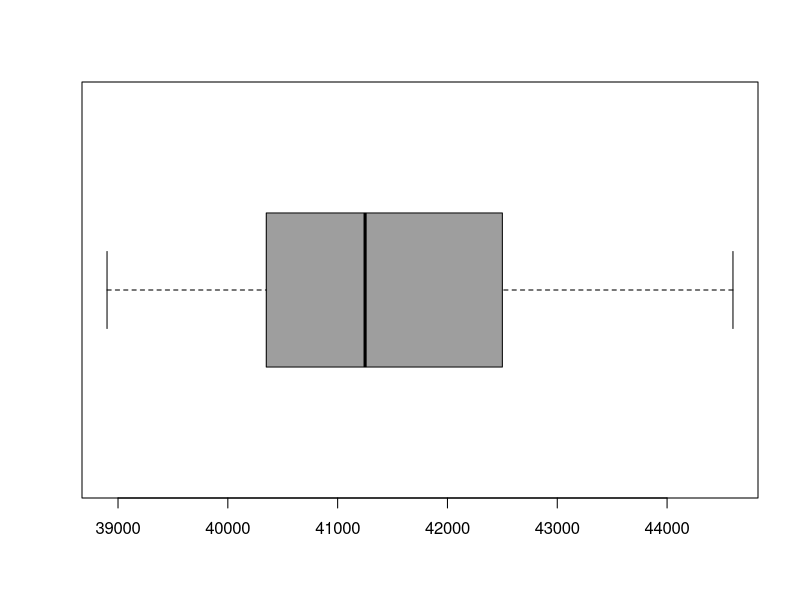
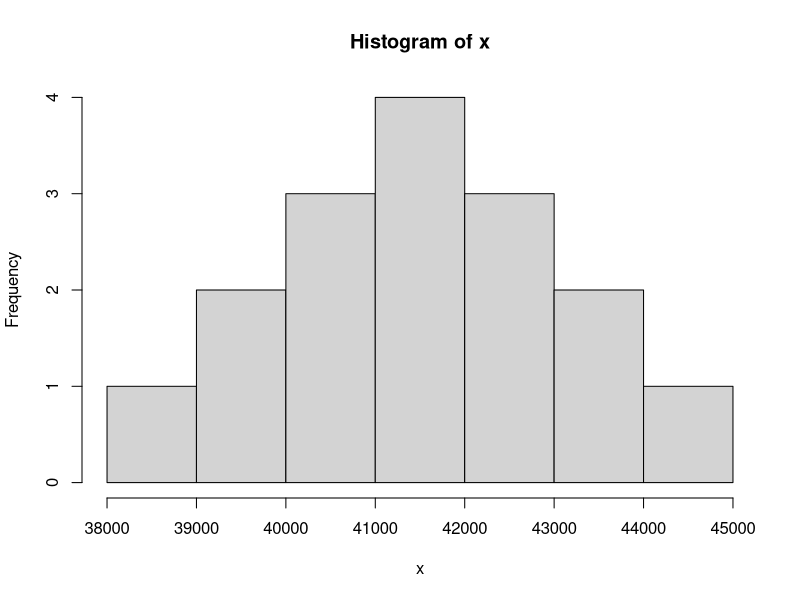
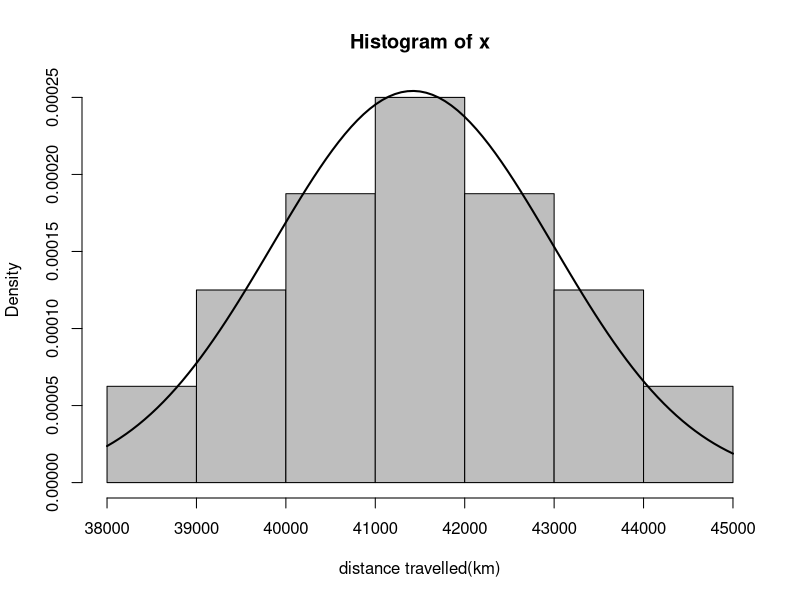
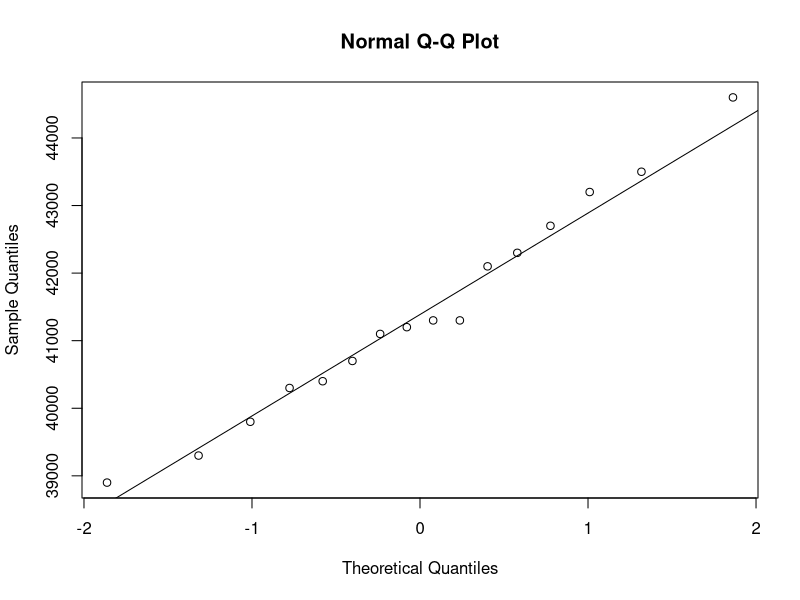
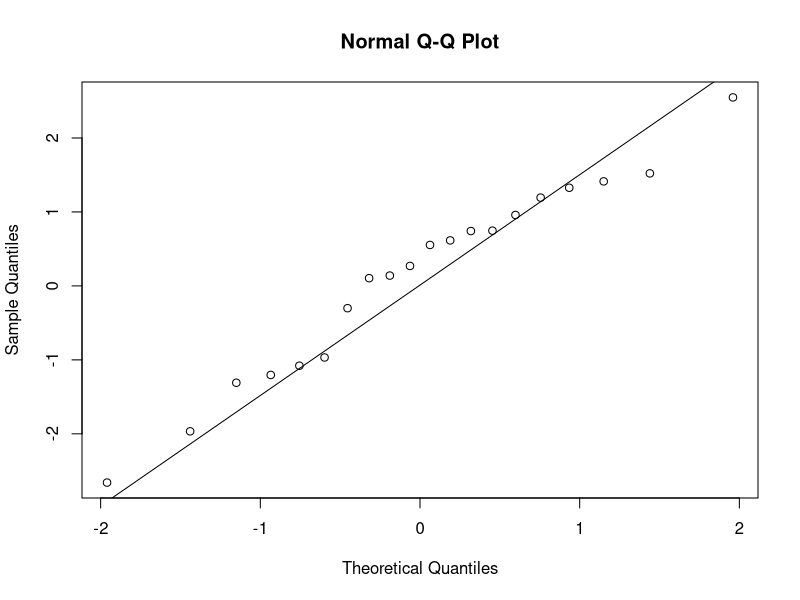

These figures' R source, in order:
# Problem 1

#input the data
x <- c(41300,40300,43200,41100,39300,42100,42700,41300,
       38900,41200,44600,42300,40700,43500,39800,40400)

#(a)
summary(x)
var(x)
sd(x)
IQR(x)

boxplot(x, col = 8, horizontal = TRUE)
hist(x)

#(b)
library(MASS)
normal.fit <- fitdistr(x, densfun = "normal")
normal.fit

#(c)

pdf <- function(a) dnorm(a, mean = mean(x), sd = sd(x))
hist(x, freq = FALSE, col = "gray", xlab = "distance travelled(km)")
curve(pdf, col = 1, lty = 1, lwd = 2, add = TRUE)

#d)

qqnorm(x)
qqline(x)




#number 4 
#c 
x <- c(0.27,3.30,4.58,2.61,0.38,3.77,1.11,1.15,4.11,2.10,
       0.07,1.74,2.11,12.79,1.85,0.30,0.34,1.31,0.14,0.74)

n <- length(x)
mu.hat <- mean(log(x))
lambda.hat <- mean((log(x)-mu.hat)^2)
lambda.hat
s <- sd(log(x))

a <- qchisq(0.025,n-1)
b <- qchisq(0.975,n-1)

CI <- c((n-1)* s^2 / b, (n-1)* s^2 / a)
CI

# ii
qqnorm(log(x))
qqline(log(x))












